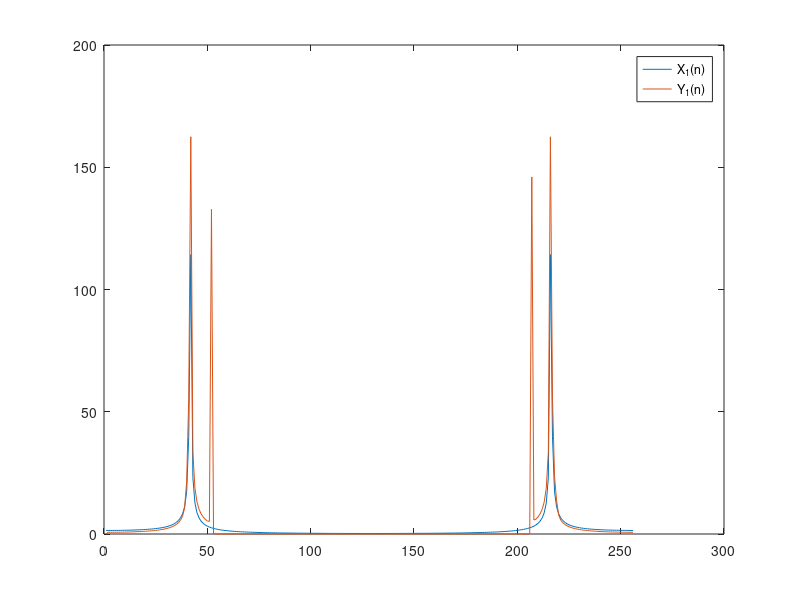
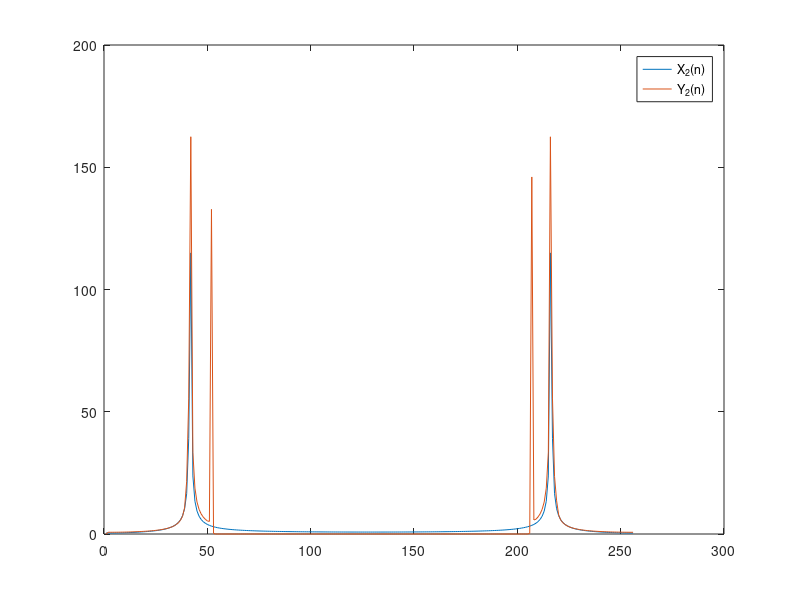
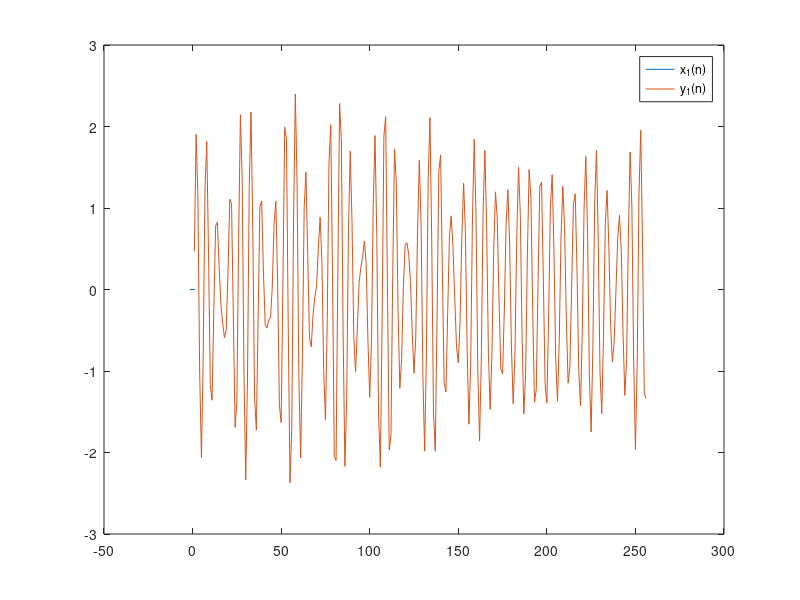
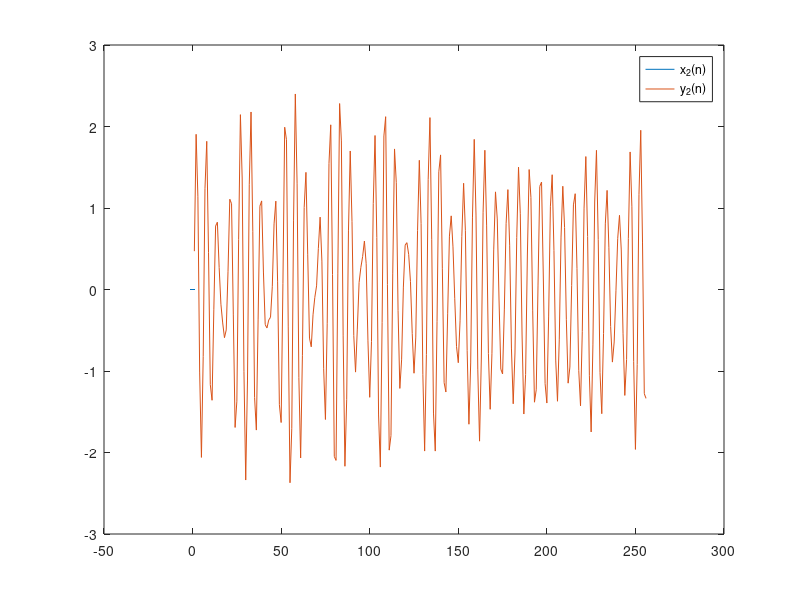

The MATLAB source for these figures, in order:
clear all;
close all;

L = 10000;    % lunghezza input x1 e x2 e output y1 e y2
M = 256;      % lunghezza dei filtri c11, c12, c21, c22
N = 1024;     % lunghezza dei filtri da calcolare h11, h12, h21, h22

t = 0:L-1;
x1 = sin(t)';
x2 = cos(t)';

c11 = fir1(M-1,0.3);    % HRIR input 1 output 1
c12 = fir1(M-1,0.4);    % HRIR input 2 output 1
c21 = fir1(M-1,0.3);    % HRIR input 1 output 2
c22 = fir1(M-1,0.4);    % HRIR input 2 output 2

H11 = zeros(M,1);     % filtro da calcolare input 1 output 1
H12 = zeros(M,1);     % filtro da calcolare input 2 output 1
H21 = zeros(M,1);     % filtro da calcolare input 1 output 2
H22 = zeros(M,1);     % filtro da calcolare input 2 output 2

C11 = fft(c11);
C12 = fft(c12);
C21 = fft(c21);
C22 = fft(c22);

X1 = fft(x1, M);
X2 = fft(x2, M);

C_prev = [C11(1) C12(1); C21(1) C22(1)];
beta = 1;
B = [1 0; 0 1];

for n = 2:M
    C = [C11(n) C12(n); C21(n) C22(n)];
    H = (C_prev'*C+beta*(B)'*B)^(-1)*C_prev'; 
    H11(n) = H(1, 1);
    H12(n) = H(1, 2);
    H21(n) = H(2, 1);
    H22(n) = H(2, 2);
    C_prev = C;
end

h11 = ifft(H11);
h12 = ifft(H12);
h21 = ifft(H21);
h22 = ifft(H22);

for n = 1:M
    Y(:,n) = [C11(n) C12(n); C21(n) C22(n)]*[H11(n) H12(n); H21(n) H22(n)]*[X1(n); X2(n)];
end

y1 = real(ifft(Y(1,:), M));
y2 = real(ifft(Y(2,:), M));

figure;
plot(abs(X1)); hold on; plot(abs(Y(1,:)));
legend('X_1(n)', 'Y_1(n)');
figure;
plot(abs(X2)); hold on; plot(abs(Y(2,:)));
legend('X_2(n)', 'Y_2(n)'); 

figure;
plot(ifft(X1)); hold on; plot(y1);
legend('x_1(n)', 'y_1(n)');
figure;
plot(ifft(X2)); hold on; plot(y2);
legend('x_2(n)', 'y_2(n)'); 